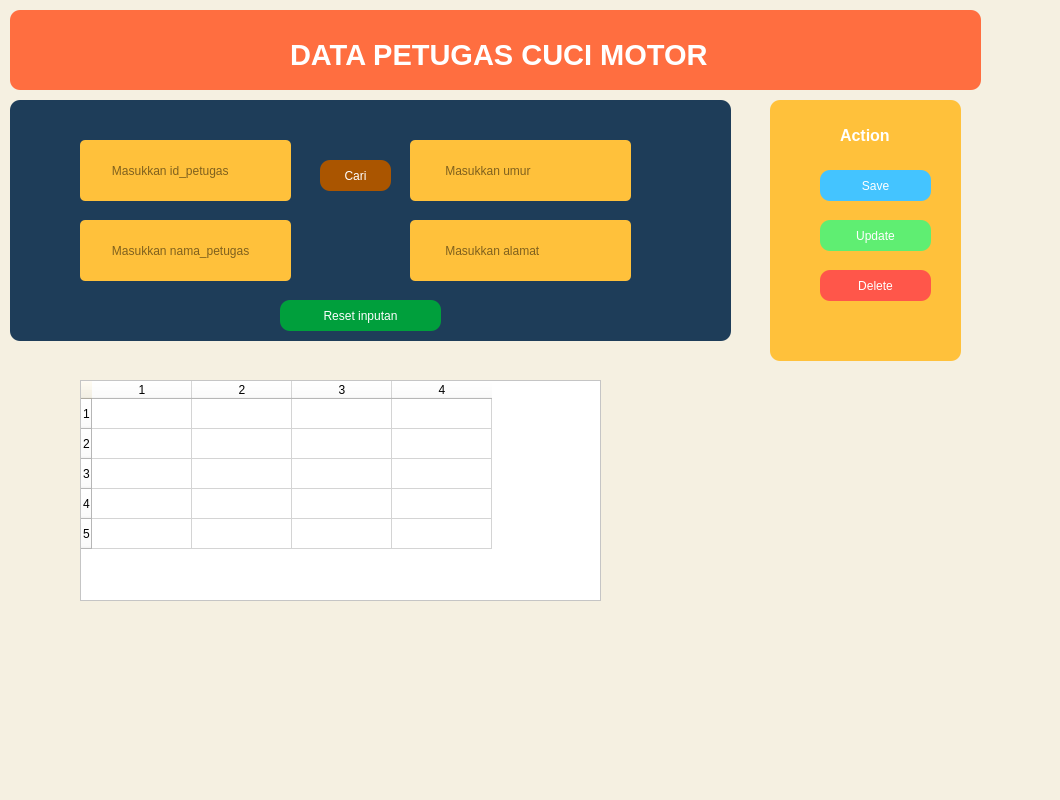
<?xml version="1.0" encoding="UTF-8"?>
<ui version="4.0">
 <class>Dialog</class>
 <widget class="QDialog" name="Dialog">
  <property name="geometry">
   <rect>
    <x>0</x>
    <y>0</y>
    <width>1060</width>
    <height>800</height>
   </rect>
  </property>
  <property name="minimumSize">
   <size>
    <width>1000</width>
    <height>800</height>
   </size>
  </property>
  <property name="windowTitle">
   <string>Dialog</string>
  </property>
  <property name="styleSheet">
   <string notr="true">
background-color: rgb(245, 240, 225);
</string>
  </property>
  <widget class="QGroupBox" name="groupBox">
   <property name="geometry">
    <rect>
     <x>10</x>
     <y>100</y>
     <width>721</width>
     <height>241</height>
    </rect>
   </property>
   <property name="styleSheet">
    <string notr="true">background-color: rgb(30, 61, 89);
border-radius:10px</string>
   </property>
   <property name="title">
    <string/>
   </property>
   <widget class="QLineEdit" name="lineEdit">
    <property name="geometry">
     <rect>
      <x>150</x>
      <y>80</y>
      <width>113</width>
      <height>20</height>
     </rect>
    </property>
   </widget>
   <widget class="QLineEdit" name="kodePetugas">
    <property name="geometry">
     <rect>
      <x>70</x>
      <y>40</y>
      <width>211</width>
      <height>61</height>
     </rect>
    </property>
    <property name="styleSheet">
     <string notr="true">background-color: rgb(255, 193, 59);
border-radius:5px</string>
    </property>
    <property name="placeholderText">
     <string>         Masukkan id_petugas</string>
    </property>
   </widget>
   <widget class="QLineEdit" name="namaPetugas">
    <property name="geometry">
     <rect>
      <x>70</x>
      <y>120</y>
      <width>211</width>
      <height>61</height>
     </rect>
    </property>
    <property name="styleSheet">
     <string notr="true">background-color: rgb(255, 193, 59);
border-radius:5px</string>
    </property>
    <property name="placeholderText">
     <string>         Masukkan nama_petugas</string>
    </property>
   </widget>
   <widget class="QLineEdit" name="kodeAlamat">
    <property name="geometry">
     <rect>
      <x>400</x>
      <y>120</y>
      <width>221</width>
      <height>61</height>
     </rect>
    </property>
    <property name="styleSheet">
     <string notr="true">background-color: rgb(255, 193, 59);
border-radius:5px</string>
    </property>
    <property name="text">
     <string/>
    </property>
    <property name="placeholderText">
     <string>          Masukkan alamat</string>
    </property>
   </widget>
   <widget class="QLineEdit" name="kodeUmur">
    <property name="geometry">
     <rect>
      <x>400</x>
      <y>40</y>
      <width>221</width>
      <height>61</height>
     </rect>
    </property>
    <property name="styleSheet">
     <string notr="true">background-color: rgb(255, 193, 59);
border-radius:5px</string>
    </property>
    <property name="placeholderText">
     <string>          Masukkan umur</string>
    </property>
   </widget>
   <widget class="QPushButton" name="btnSearch">
    <property name="geometry">
     <rect>
      <x>310</x>
      <y>60</y>
      <width>71</width>
      <height>31</height>
     </rect>
    </property>
    <property name="styleSheet">
     <string notr="true">background-color: rgb(170, 85, 0);
border-radius: 10px;
font: 5 8pt &quot;Arial Black&quot;;
color:white;</string>
    </property>
    <property name="text">
     <string>Cari</string>
    </property>
    <property name="icon">
     <iconset>
      <normaloff>../../../../praktikum/python code/Perpustakaan/Asset/cari.png</normaloff>../../../../praktikum/python code/Perpustakaan/Asset/cari.png</iconset>
    </property>
   </widget>
   <widget class="QPushButton" name="btnReset">
    <property name="geometry">
     <rect>
      <x>270</x>
      <y>200</y>
      <width>161</width>
      <height>31</height>
     </rect>
    </property>
    <property name="styleSheet">
     <string notr="true">border-radius: 10px;
background-color: rgb(0, 159, 60);
font: 5 8pt &quot;Arial Black&quot;;
color:white;</string>
    </property>
    <property name="text">
     <string>Reset inputan</string>
    </property>
    <property name="icon">
     <iconset>
      <normaloff>../../../../praktikum/python code/Perpustakaan/Asset/reset.png</normaloff>../../../../praktikum/python code/Perpustakaan/Asset/reset.png</iconset>
    </property>
   </widget>
  </widget>
  <widget class="QFrame" name="frame_3">
   <property name="geometry">
    <rect>
     <x>770</x>
     <y>100</y>
     <width>191</width>
     <height>261</height>
    </rect>
   </property>
   <property name="styleSheet">
    <string notr="true">background-color: rgb(255, 193, 59);
border-radius:10px;</string>
   </property>
   <property name="frameShape">
    <enum>QFrame::StyledPanel</enum>
   </property>
   <property name="frameShadow">
    <enum>QFrame::Raised</enum>
   </property>
   <widget class="QLabel" name="label_5">
    <property name="geometry">
     <rect>
      <x>70</x>
      <y>20</y>
      <width>121</width>
      <height>31</height>
     </rect>
    </property>
    <property name="font">
     <font>
      <pointsize>12</pointsize>
      <weight>75</weight>
      <bold>true</bold>
     </font>
    </property>
    <property name="styleSheet">
     <string notr="true">color: rgb(255, 255, 255);</string>
    </property>
    <property name="text">
     <string>Action</string>
    </property>
   </widget>
   <widget class="QPushButton" name="btnSave">
    <property name="geometry">
     <rect>
      <x>50</x>
      <y>70</y>
      <width>111</width>
      <height>31</height>
     </rect>
    </property>
    <property name="styleSheet">
     <string notr="true">border-radius: 10px;
background-color: rgb(68, 196, 255);
font: 5 8pt &quot;Arial Black&quot;;
color:white;</string>
    </property>
    <property name="text">
     <string>Save</string>
    </property>
    <property name="icon">
     <iconset>
      <normaloff>../../../../praktikum/python code/Perpustakaan/Asset/save.png</normaloff>../../../../praktikum/python code/Perpustakaan/Asset/save.png</iconset>
    </property>
   </widget>
   <widget class="QPushButton" name="btnUpdate">
    <property name="geometry">
     <rect>
      <x>50</x>
      <y>120</y>
      <width>111</width>
      <height>31</height>
     </rect>
    </property>
    <property name="styleSheet">
     <string notr="true">border-radius: 10px;
font: 5 8pt &quot;Arial Black&quot;;
color:white;
background-color: rgb(95, 238, 114);</string>
    </property>
    <property name="text">
     <string>Update</string>
    </property>
    <property name="icon">
     <iconset>
      <normaloff>../../../../praktikum/python code/Perpustakaan/Asset/update.png</normaloff>../../../../praktikum/python code/Perpustakaan/Asset/update.png</iconset>
    </property>
   </widget>
   <widget class="QPushButton" name="btnDelete">
    <property name="geometry">
     <rect>
      <x>50</x>
      <y>170</y>
      <width>111</width>
      <height>31</height>
     </rect>
    </property>
    <property name="styleSheet">
     <string notr="true">border-radius: 10px;
font: 5 8pt &quot;Arial Black&quot;;
background-color: rgb(255, 86, 74);
color:white;</string>
    </property>
    <property name="text">
     <string>Delete</string>
    </property>
    <property name="icon">
     <iconset>
      <normaloff>../../../../praktikum/python code/Perpustakaan/Asset/delete.png</normaloff>../../../../praktikum/python code/Perpustakaan/Asset/delete.png</iconset>
    </property>
   </widget>
  </widget>
  <widget class="QGroupBox" name="groupBox_2">
   <property name="geometry">
    <rect>
     <x>10</x>
     <y>10</y>
     <width>971</width>
     <height>80</height>
    </rect>
   </property>
   <property name="styleSheet">
    <string notr="true">background-color: rgb(255, 110, 64);
border-radius:10px
</string>
   </property>
   <property name="title">
    <string/>
   </property>
   <widget class="QLabel" name="label">
    <property name="geometry">
     <rect>
      <x>160</x>
      <y>60</y>
      <width>47</width>
      <height>13</height>
     </rect>
    </property>
    <property name="text">
     <string/>
    </property>
   </widget>
   <widget class="QLabel" name="label_2">
    <property name="geometry">
     <rect>
      <x>280</x>
      <y>29</y>
      <width>551</width>
      <height>31</height>
     </rect>
    </property>
    <property name="font">
     <font>
      <pointsize>22</pointsize>
      <weight>75</weight>
      <bold>true</bold>
     </font>
    </property>
    <property name="styleSheet">
     <string notr="true">color: rgb(255, 255, 255);</string>
    </property>
    <property name="text">
     <string>DATA PETUGAS CUCI MOTOR</string>
    </property>
   </widget>
  </widget>
  <widget class="QTableWidget" name="gridPetugas">
   <property name="geometry">
    <rect>
     <x>80</x>
     <y>380</y>
     <width>521</width>
     <height>221</height>
    </rect>
   </property>
   <property name="styleSheet">
    <string notr="true">background-color: rgb(255, 255, 255);</string>
   </property>
   <row>
    <property name="text">
     <string>1</string>
    </property>
   </row>
   <row>
    <property name="text">
     <string>2</string>
    </property>
   </row>
   <row>
    <property name="text">
     <string>3</string>
    </property>
   </row>
   <row>
    <property name="text">
     <string>4</string>
    </property>
   </row>
   <row>
    <property name="text">
     <string>5</string>
    </property>
   </row>
   <column>
    <property name="text">
     <string>1</string>
    </property>
   </column>
   <column>
    <property name="text">
     <string>2</string>
    </property>
   </column>
   <column>
    <property name="text">
     <string>3</string>
    </property>
   </column>
   <column>
    <property name="text">
     <string>4</string>
    </property>
   </column>
  </widget>
 </widget>
 <resources/>
 <connections/>
</ui>
